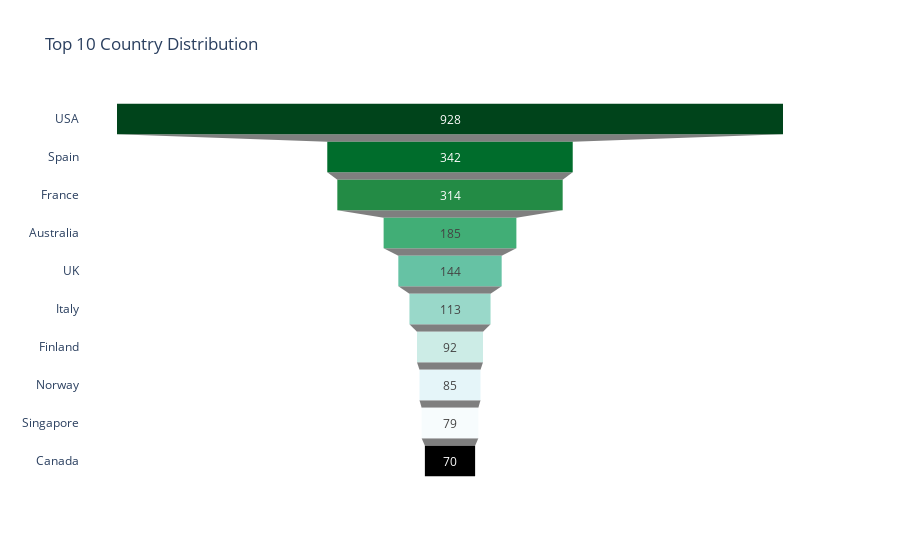

This figure's notebook cell:
### Code cell
# Top 10 Countries contribution
top_10_country = df['COUNTRY'].value_counts().head(10)

# Creating the funnel chart
fig = go.Figure(go.Funnel(x = top_10_country.values, y = top_10_country.index,
                           marker = {'color':px.colors.sequential.BuGn_r}))
fig.update_layout(title = 'Top 10 Country Distribution', template = 'plotly_white')

fig.show()

### Figure 1 — Plotly figure (JSON) as saved in the notebook; plotly's stock layout.template omitted (floating-point values rounded to 4 significant figures)
{"data": [{"marker": {"color": ["rgb(0,68,27)", "rgb(0,109,44)", "rgb(35,139,69)", "rgb(65,174,118)", "rgb(102,194,164)", "rgb(153,216,201)", "rgb(204,236,230)", "rgb(229,245,249)", "rgb(247,252,253)"]}, "type": "funnel", "x": [928, 342, 314, 185, 144, 113, 92, 85, 79, 70], "y": ["USA", "Spain", "France", "Australia", "UK", "Italy", "Finland", "Norway", "Singapore", "Canada"]}], "layout": {"title": {"text": "Top 10 Country Distribution"}}}
